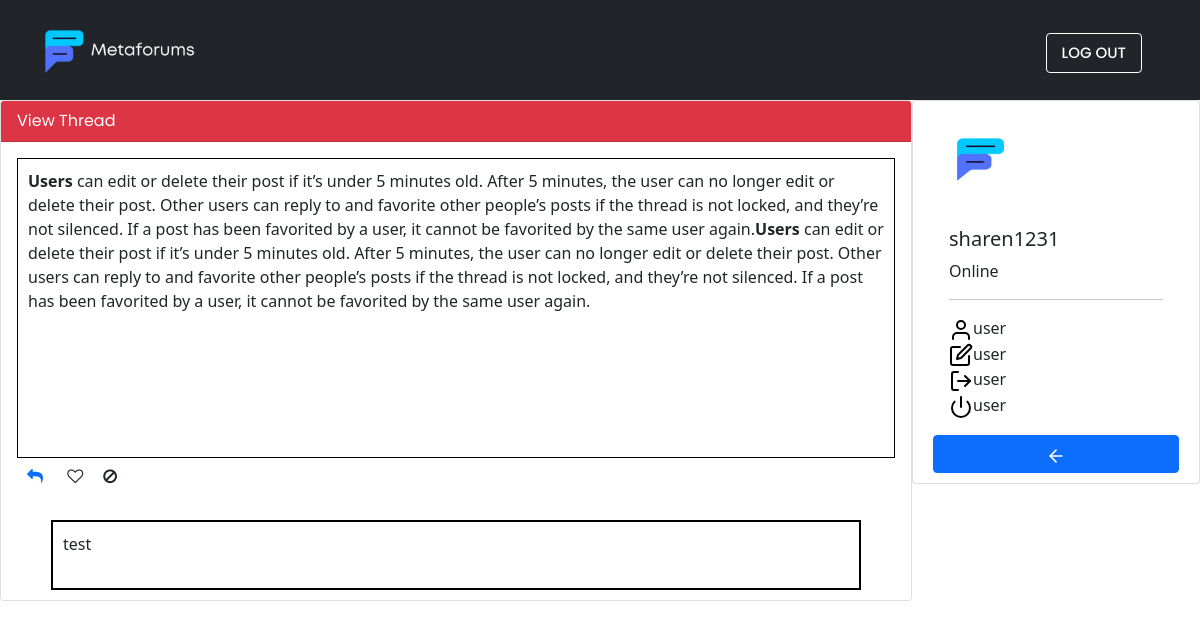
/viewthread.php?id=44 (signed in), run on the app's committed database.
### tables this page shows
CREATE TABLE `forum_post` (
  `postid` int(11) NOT NULL,
  `ckeditor` text NOT NULL,
  `topicid` int(11) DEFAULT NULL,
  `username` varchar(200) NOT NULL,
  `createpost` datetime NOT NULL DEFAULT current_timestamp()
);

CREATE TABLE `reply` (
  `replyid` int(100) NOT NULL,
  `postid` int(200) DEFAULT NULL,
  `replytext` text NOT NULL,
  `create_reply` datetime NOT NULL DEFAULT current_timestamp()
);

### viewthread.php (the view, shortened to what this page needs)
<!DOCTYPE html>
<html lang="en">
<head>
    <link rel="stylesheet" href="https://cdnjs.cloudflare.com/ajax/libs/font-awesome/4.7.0/css/font-awesome.min.css">
    <link href="https://cdn.jsdelivr.net/npm/bootstrap@5.1.3/dist/css/bootstrap.min.css" rel="stylesheet">
    <link rel="stylesheet" href="style.css">
<body>
    <?php
    include("connect.php");
    $dblock = 'd-none';
    if (isset($_SESSION['username'])) {
        $dblock = 'd-block';
    }
    $postid = $_GET['id'];
    $sql3 = "SELECT * FROM forum_post a, forum_topic b, forum_category c WHERE a.topicid=b.topicid and b.categoryid=c.categoryid and postid='$postid' ";
    $query3 = mysqli_query($con,$sql3);
    $sql = "SELECT * FROM forum_post a, reply b where a.postid=b.postid";
    $query = mysqli_query($con,$sql);
    ?>
    <nav class="navbar navbar-light bg-dark">
        <div class="container">
            <a class="navbar-brand" href="index.php">
                <img src="images/logometaforums.png" alt=""  height="80">
            </a>
            <form class="d-flex">
                <a href="logout.php" class="btn btn-outline-success me-3 <?php if(isset($dblock))echo $dblock; ?>" >LOG OUT</a>
            </form>
        </div>
    </nav>
    <div class="ckeditor" id="ckeditor">
        <div class="person">
            <div class="card rounded float-end" style="width: 18rem;">
                <img src="images/logometaforums.png" height="100"class="card-img rounded mx-auto d-block" alt="...">
                <div class="card-body">
                    <h5><?php if (isset($_SESSION['username'])) {
                        echo $_SESSION['username'];
                    } ?></h5>
                    <p class="card-text">Online</p>
                    <hr>
                    <div class="imagecard">
                        <img src="images/user (1).svg"alt="" srcset="">user
                        <br>
                        <img src="images/edit.svg"alt="" srcset="">user
                        <br>
                        <img src="images/log-out.svg"alt="" srcset="">user
                        <br>
                        <img src="images/power.svg"alt="" srcset="">user
                    </div>
                </div>
                    <a href="index.php" class="btn btn-primary">
                    <img src="images/arrow-left.svg"alt="" srcset=""></a>
            </div>
        </div>
        <div class="card">
            <div class="card-header bg-danger"style="color:white;">
                View Thread
            </div>
            <div class="card-body">
                <form action="#" method="POST" name="postform" enctype="multipart/form-data">
                    <div class="viewing">
                        <?php
                        while($row=$query3->fetch_assoc()){
                            echo $row ['ckeditor'];
                        }
                        ?>
                    </div>
                </form>
                <a href="reply.php?postid=<?php echo $postid?>"><i class="fa fa-reply" aria-hidden="true" style="margin: 10px 10px;"></i></a>
                <i class="fa fa-heart-o" aria-hidden="true" style="margin: 10px 10px;"></i><i class="fa fa-ban" aria-hidden="true" style="margin: 10px 10px;"></i>
            </div>
            <div class="view-reply">
                <?php
                    while($row=$query->fetch_assoc()){
                        if($row['postid']==$postid){
                            echo $row ['replytext'];
                        }
                    }
                ?>
            </div>
        </div>
    </div>
</body>
</html>

### style.css (style rules this page uses)
.navbar { height: 100px; }
.btn-outline-success { border-color: white; color: white; font-family: 'Poppins', sans-serif; font-weight:500; font-size: 15px; padding:8px 15px; }
.rounded { border-radius: 0.25rem!important; padding: 10px 20px; }

### viewthread.php (style rules this page uses)
.card-header { font-family: 'Poppins', sans-serif; }
.rounded { border-radius: 0.25rem!important; padding: 10px 20px; }
.viewing { padding: 10px 10px; border : 1px solid black; min-height: 300px; }
.view-reply { margin :10px 50px; padding: 10px 10px; border : 2px solid black; min-height: 70px; }

### data on the page
forum_post: ckeditor "Users can edit or delete their post if it’s under 5 minutes old. After 5 minutes, the user can no longer edit or delete their post. Other users can reply to and favorite other people’s posts if the thread is not locked, and they’re not silenced. If a post has been favorited by a user, it cannot be favorited by the same user again. Users can edit or delete their post if it’s under 5 minutes old. After 5 minutes, the user can no longer edit or delete their post. Other users can reply to and favorite other people’s posts if the thread is not locked, and they’re not silenced. If a post has been favorited by a user, it cannot be favorited by the same user again."
reply: replytext "test"

### other printed values
$_SESSION['username'] "sharen1231"
